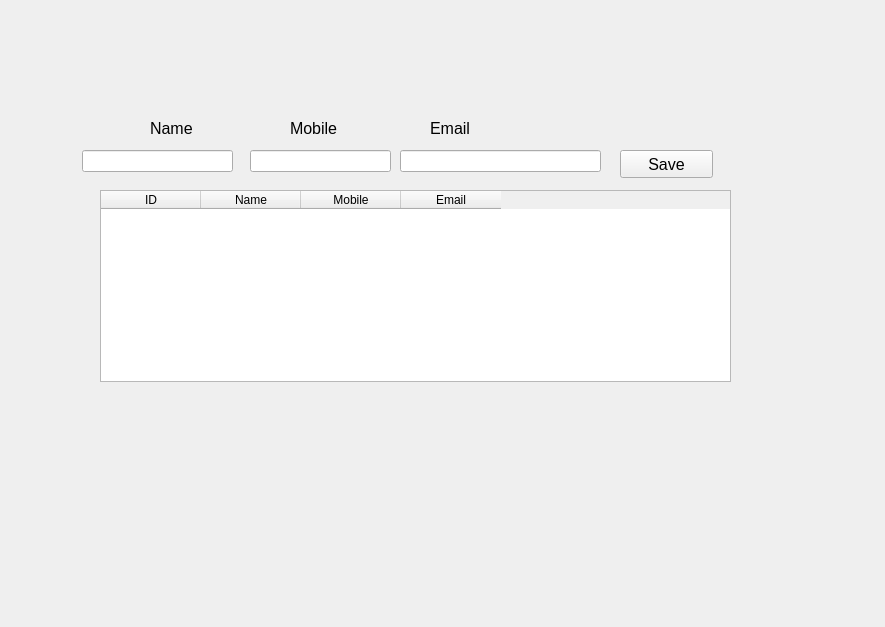
<?xml version="1.0" encoding="UTF-8"?>
<ui version="4.0">
 <class>Form</class>
 <widget class="QWidget" name="Form">
  <property name="geometry">
   <rect>
    <x>0</x>
    <y>0</y>
    <width>885</width>
    <height>627</height>
   </rect>
  </property>
  <property name="windowTitle">
   <string>Data Table</string>
  </property>
  <widget class="QTableWidget" name="data_table">
   <property name="geometry">
    <rect>
     <x>100</x>
     <y>190</y>
     <width>631</width>
     <height>192</height>
    </rect>
   </property>
   <column>
    <property name="text">
     <string>ID</string>
    </property>
   </column>
   <column>
    <property name="text">
     <string>Name</string>
    </property>
   </column>
   <column>
    <property name="text">
     <string>Mobile</string>
    </property>
   </column>
   <column>
    <property name="text">
     <string>Email</string>
    </property>
   </column>
  </widget>
  <widget class="QLineEdit" name="name">
   <property name="geometry">
    <rect>
     <x>82</x>
     <y>150</y>
     <width>151</width>
     <height>22</height>
    </rect>
   </property>
   <property name="font">
    <font>
     <pointsize>12</pointsize>
    </font>
   </property>
  </widget>
  <widget class="QLineEdit" name="mobile">
   <property name="geometry">
    <rect>
     <x>250</x>
     <y>150</y>
     <width>141</width>
     <height>22</height>
    </rect>
   </property>
   <property name="font">
    <font>
     <pointsize>12</pointsize>
    </font>
   </property>
  </widget>
  <widget class="QLineEdit" name="email">
   <property name="geometry">
    <rect>
     <x>400</x>
     <y>150</y>
     <width>201</width>
     <height>22</height>
    </rect>
   </property>
   <property name="font">
    <font>
     <pointsize>12</pointsize>
    </font>
   </property>
  </widget>
  <widget class="QPushButton" name="saveButton">
   <property name="geometry">
    <rect>
     <x>620</x>
     <y>150</y>
     <width>93</width>
     <height>28</height>
    </rect>
   </property>
   <property name="font">
    <font>
     <pointsize>12</pointsize>
    </font>
   </property>
   <property name="text">
    <string>Save</string>
   </property>
  </widget>
  <widget class="QLabel" name="label">
   <property name="geometry">
    <rect>
     <x>150</x>
     <y>120</y>
     <width>55</width>
     <height>16</height>
    </rect>
   </property>
   <property name="font">
    <font>
     <pointsize>12</pointsize>
    </font>
   </property>
   <property name="text">
    <string>Name</string>
   </property>
  </widget>
  <widget class="QLabel" name="label_2">
   <property name="geometry">
    <rect>
     <x>290</x>
     <y>120</y>
     <width>55</width>
     <height>16</height>
    </rect>
   </property>
   <property name="font">
    <font>
     <pointsize>12</pointsize>
    </font>
   </property>
   <property name="text">
    <string>Mobile</string>
   </property>
  </widget>
  <widget class="QLabel" name="label_3">
   <property name="geometry">
    <rect>
     <x>430</x>
     <y>120</y>
     <width>55</width>
     <height>16</height>
    </rect>
   </property>
   <property name="font">
    <font>
     <pointsize>12</pointsize>
    </font>
   </property>
   <property name="text">
    <string>Email</string>
   </property>
  </widget>
 </widget>
 <resources/>
 <connections/>
</ui>
